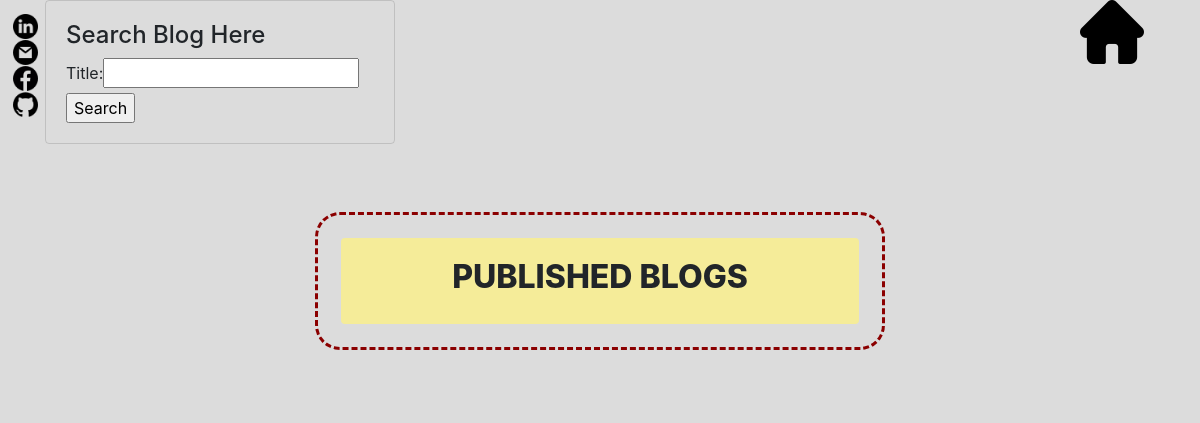
The page /blogapp/ on the database as committed earlier.
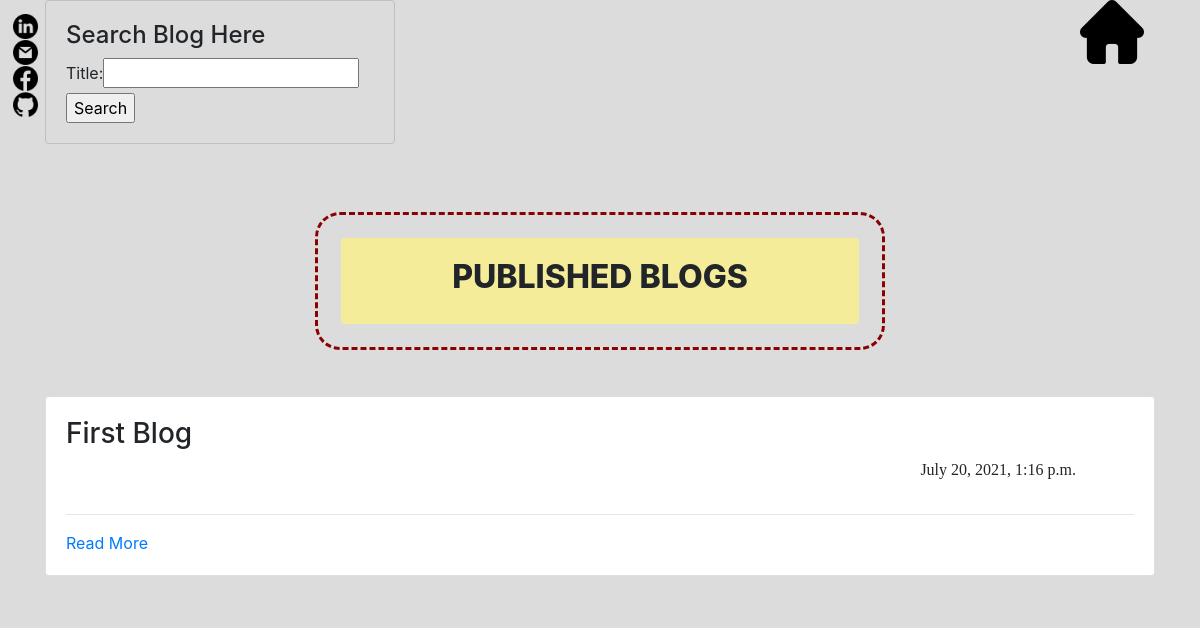
The same page on the database as committed later.
### blogapp/models.py (models this page shows, shortened)
class BlogModel(models.Model):
    id = models.IntegerField(primary_key=True)
    blog_title = models.CharField(max_length=20)
    blog = models.TextField()
    date_pub = models.DateTimeField(blank=True, null=True)

### blogapp/views.py (the view)
# urls.py: path('blogapp/', BlogListView, name='blogs'),
def BlogListView(request):
    dataset = BlogModel.objects.all()
    if request.method == 'POST':
        form = SearchForm(request.POST)
        if form.is_valid():
            title = form.cleaned_data['title']
            blog = BlogModel.objects.get(blog_title=title)
            return redirect(f'/blog/{blog.id}')
    else:
        form = SearchForm()
        context = {
            'dataset':dataset,
            'form':form,
        }
    return render(request,'blogapp/listview.html',context)

### blogapp/forms.py
class SearchForm(forms.Form):
    title = forms.CharField(max_length=20)

### blogapp/templates/blogapp/listview.html (shortened to what this page needs)
{% load static %}
<!DOCTYPE html>
<html lang="en">
<head> <title>AKS- Blogs</title>
    <link rel="stylesheet" href="https://stackpath.bootstrapcdn.com/bootstrap/4.3.1/css/bootstrap.min.css">
    <link href = "{% static '/css/main.css' %}" rel="stylesheet" type="text/css">
</head>
<body>
    <div class = "social" style="position:fixed; margin-left: 90%; z-index: 2;">
        <a href="\"><img src="{% static 'images/home(1).png' %}" alt="aaaaaaaaaaaaa" title="Home"></a>
    </div>
    <div class = "social-box">
        <ul class="social-links">
            <li><a href = "https://www.linkedin.com/in/adarsh-kumar-sinha-2a32b515a/"><img class="social" src="{% static 'images/linkedin.png' %}" alt="linkedin"></a>
            </li>
            <li><a href = "mailto:aksinha.dhn@gmail.com"> <img class= "social" src="{% static 'images/gmail.png' %}" alt = "send mail"> </a>
            </li>
            <li><a href = "https://www.facebook.com/adarsh.sinha.7547/"> <img class="social" src="{% static 'images/facebook.png' %}" alt = "fb"></a>
            </li>
            <li>
                <a href = "https://github.com/sirAdarsh"><img class = "social" src="{% static 'images/github.png' %}"></a>
            </li>
        </ul>
    </div>
    <div class = "container" style = "margin-bottom: 10%; margin-top: 0%; background-color: inherit;">
        <div class = "row">
            <div class = "col-lg-4">
                <div class = "card card-body" id="search-box" style="background-color: inherit;">
                    <form method="post">
                        <H4> Search Blog Here</h4>
                        {{form.as_table}}
                        <input type ="submit" value="Search">
                    </form>
                </div>
            </div>
        </div>
        <div class = "row">
            <div class = "col-md-6 offset-md-3" style="margin-top: 6%; background-color: gainsboro; padding: 2%;; border-style: dashed; border-color: darkred; border-radius: 25px;  margin-bottom: 4%;">
                <div class = "card card-body" style="background-color: rgb(245, 236, 153); border: none; text-align: center;">
                    <h2 style="font-family:-apple-system, BlinkMacSystemFont, 'Segoe UI', Roboto, Oxygen, Ubuntu, Cantarell, 'Open Sans', 'Helvetica Neue', sans-serif; font-weight: 800;">PUBLISHED BLOGS</h2>
                </div>
            </div>
        </div>
        {% for data in dataset %}
        <div class = "row">
            <div class = "col-lg-12">
                <div class = "card card-body">
                    <h3>{{data.blog_title}}</h3>
                    <p style="margin-left: 80%; font-weight: 300; font-family: Georgia, 'Times New Roman', Times, serif; padding: 0%;">{{data.date_pub}}</p>
                    <hr>
                    <a href = "{% url 'blog' _id=data.id %}">Read More</a>
                </div>
            </div>
        </div>
        <br>
        {% endfor %}
    </div>
</body>
</html>

### static/css/main.css (style rules this page uses)
body { background-color:gainsboro }
ul { padding: 2%; list-style-type: none; }
.social-links ul,li { list-style-type: none; }
.social { width:25px; height:25px; }
.social-box { overflow: hidden; position: fixed; margin : 5px; padding : 7px; }

Rows that differ between the two databases and show on the page:
added BlogModel: blog_title "First Blog", date_pub "July 20, 2021, 1:16 p.m."
